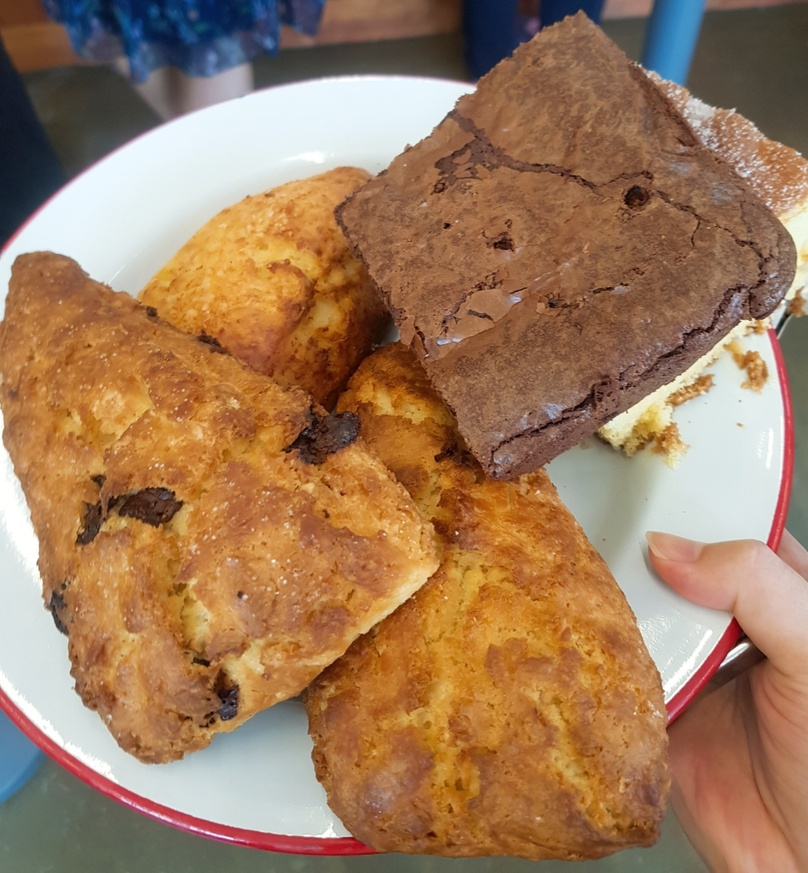
#> input picture assignment/week2_ass_영상 히스토그램 그리기_모범답안/bread.jpg, 808 x 873 px, shrunk from 1333 x 1439 before the run
$ python main.py
#> lines starting #> are read from the running program, lines starting #| are printed output that depends on the picture
import cv2
import matplotlib.pyplot as plt

#이미지 import
img=cv2.imread('bread.jpg')
#> img is the input picture: shape (873, 808, 3); mean B, G, R 92.3, 122.6, 158.8

#흑백 변환
gray_img=cv2.cvtColor(img,cv2.COLOR_RGB2GRAY)
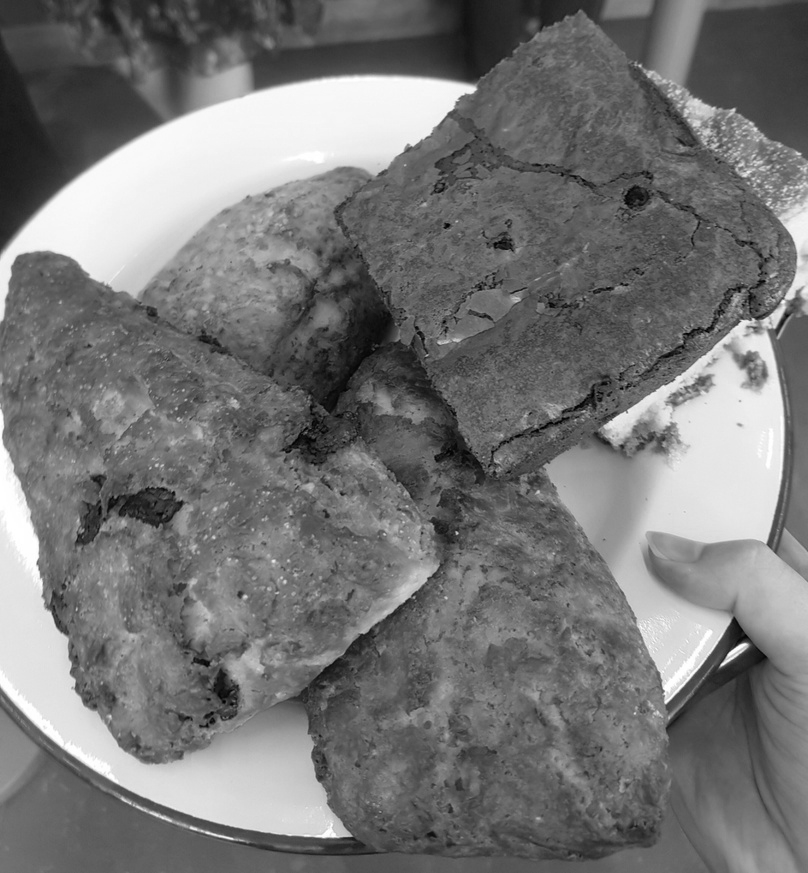
#> gray_img: shape (873, 808); min 1, max 255, mean 117.7

#histogram 그리기
hist=cv2.calcHist(gray_img,[0],None,[256],[0,256])
#> hist = 256 values, max 22 at index 43, min 0 at index 0, mean 3.16

'''
cv2.calcHist(images,channels,mask,histSize,ranges [,hist[,accumulate]])
1. images: 분석할 이미지 "리스트" [img]
2. channels: 분석할 채널, 1채널이면 [0], 3채널이면 [0](blue), [1](green), [0,2](blue, red)의 형태
3. mask: 분석할 이미지 영역 마스크, None이면 전체 영역
4. histSize: bin(x축 칸의 개수)의 개수 [256], 채널 2차원 ([0,2]와 같은)인 경우 [256,256] 이런식
'''

plt.plot(hist)
plt.show()
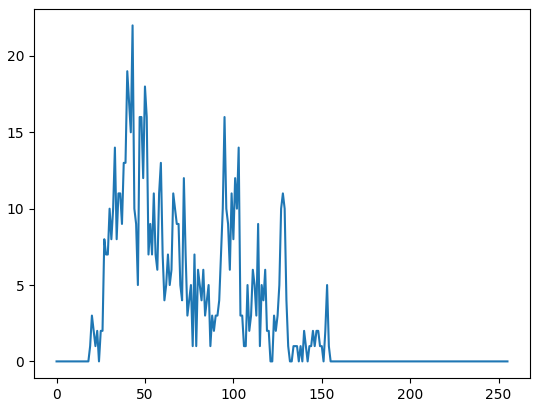
#> figure drawn by matplotlib, 1 panel; curve peaks at x = 43, y = 22
